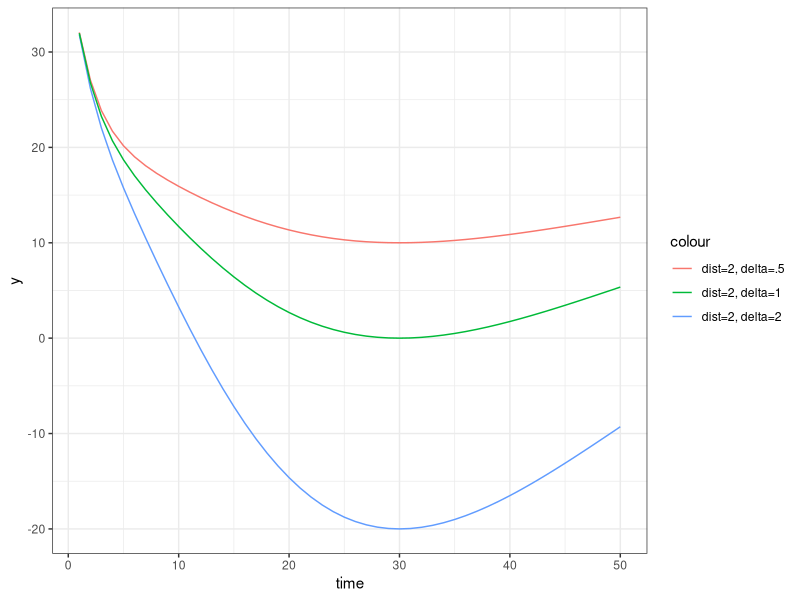
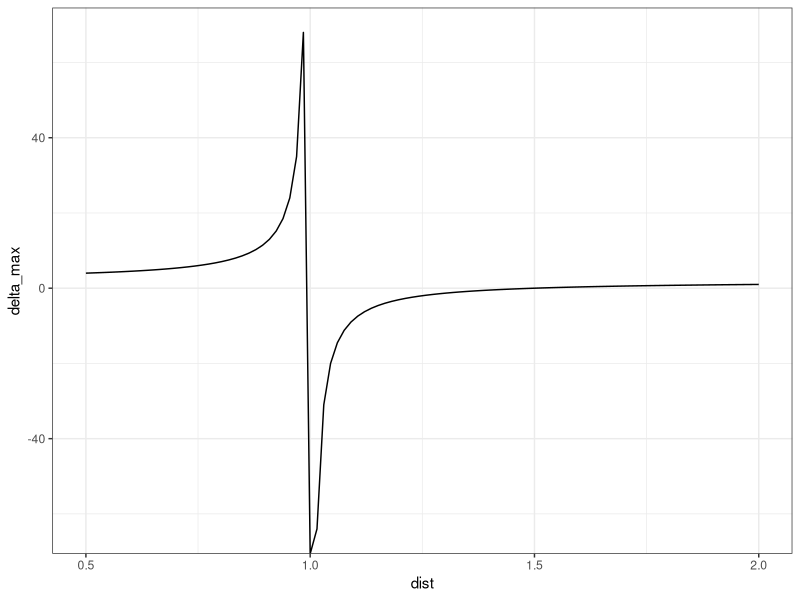

Write the R code that produced these figures, in order.
## ---- chunk 1
#| message: false
#| include: false
library(tidyverse)
## ---- chunk 2
#| fig-cap: "Negative STR examples with delta-dist link."
model <- function(time, dist, thetaInf, lambda, tau, delta) {
  theta0 <- thetaInf * dist
  ltp <- 1 - exp(-lambda * time)
  stp <- delta * (time / tau * exp(1 - time / tau))^2
  return(theta0 + (thetaInf - theta0) * (ltp + stp))
}
data.frame(time = 1:50) %>%
  mutate(y = model(time, dist = 2, thetaInf = 20, lambda = 0.5, tau = 30, delta = 0.5)) %>%
  mutate(y2 = model(time, dist = 2, thetaInf = 20, lambda = 0.5, tau = 30, delta = 2)) %>%
  mutate(y3 = model(time, dist = 2, thetaInf = 20, lambda = 0.5, tau = 30, delta = 1)) %>%
  ggplot(aes(time)) +
  geom_line(aes(y = y, col = "dist=2, delta=.5")) +
  geom_line(aes(y = y2, col = "dist=2, delta=2")) +
  geom_line(aes(y = y3, col = "dist=2, delta=1")) +
  theme_bw()
## ---- chunk 3
#| fig-cap: "delta_max with dist."
data.frame(dist = seq(.5, 2, length.out = 100)) %>%
  mutate(delta_max = 2 - (1 / (dist - 1))) %>%
  ggplot(aes(dist, delta_max)) +
  geom_line() +
  theme_bw()
